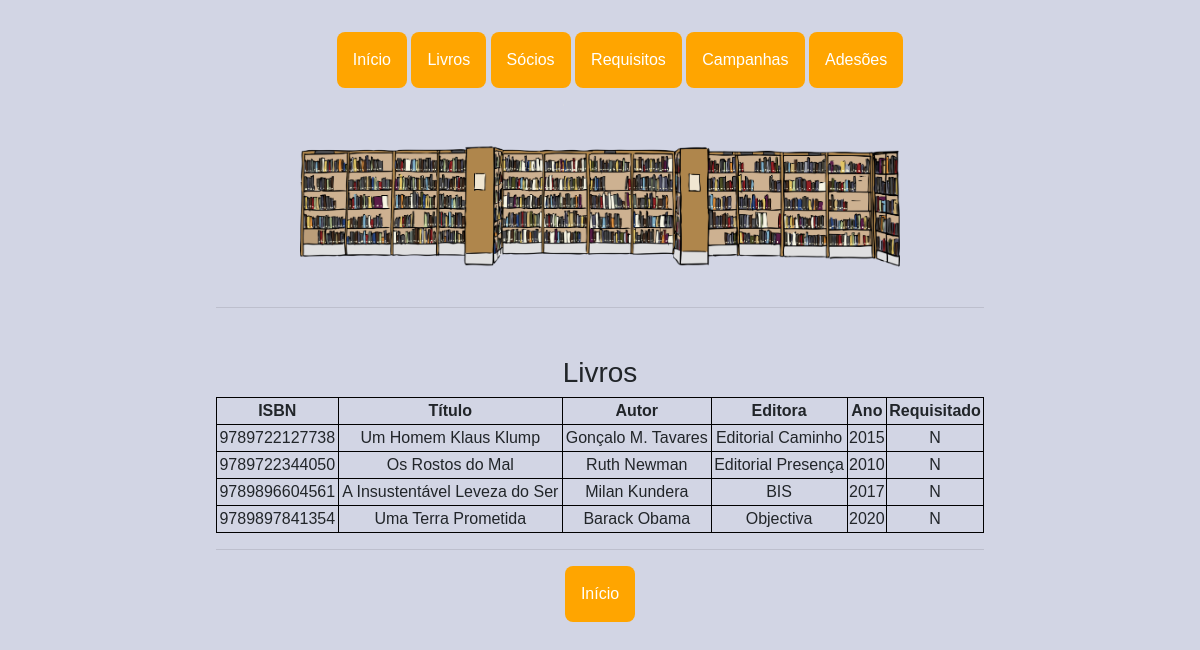
The page /ver_livros on the database as committed earlier.
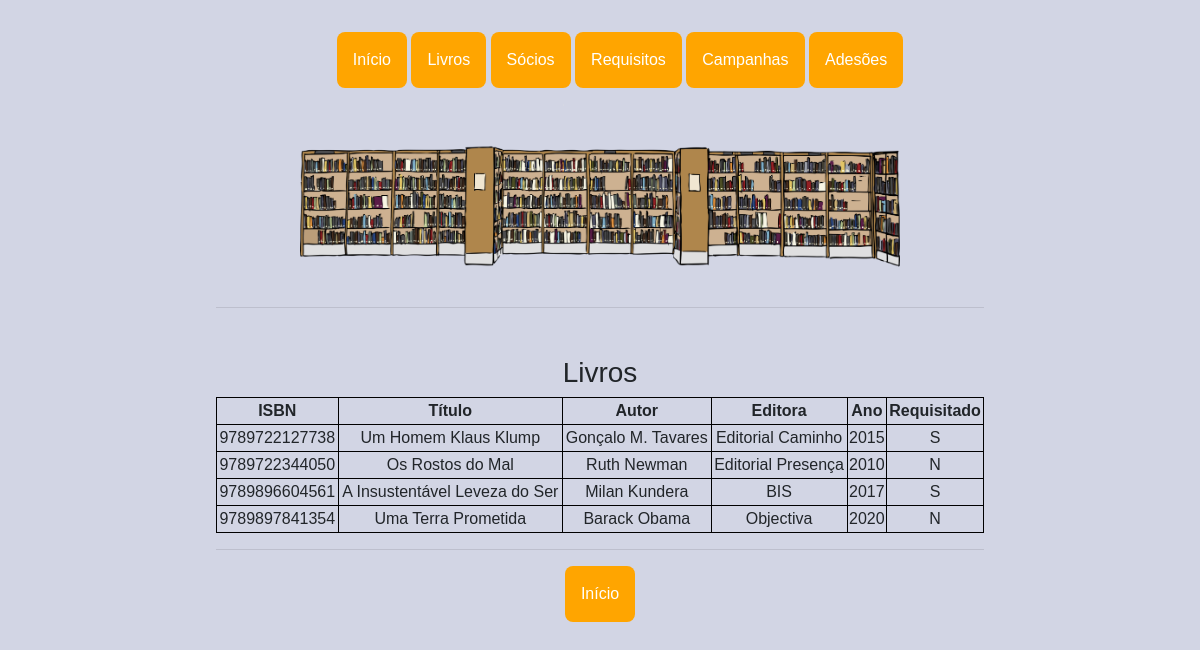
The same page on the database as committed later.
### app.py (models this page shows)
class Livro(db.Model):
    __tablename__ = 'livro'
    ISBN = db.Column(db.Integer, primary_key=True)
    titulo = db.Column(db.String(150))
    autor = db.Column(db.String(70))
    editora = db.Column(db.String(70))
    ano = db.Column(db.Integer)
    requisitado = db.Column(db.String(1), default='N')

### app.py (the view)
@app.route('/ver_livros', methods=['GET'])
def ver_livros():
    livros = Livro.query.all()
    return render_template('ver_livros.html', livros=livros)

### templates/ver_livros.html
{% extends "base.html"%} {%block title %}Livros - Biblioteca{%endblock%} {%block pic %}<img class="bgpic" src="{{ url_for('static', filename = 'imgs/lib.png') }}" alt="logo" />{%endblock%} {%block content%}
<h3>Livros</h3>
<table style="width:100%" class="pure-table pure-table-horizontal">
    <tr>
        <th>ISBN</th>
        <th>Título </th>
        <th>Autor</th>
        <th>Editora</th>
        <th>Ano</th>
        <th>Requisitado</th>
    </tr>
    {% for livro in livros %}
    <tr>
        <td>{{livro.ISBN}}</td>
        <td>{{livro.titulo}}</td>
        <td>{{livro.autor}}</td>
        <td>{{livro.editora}}</td>
        <td>{{livro.ano}}</td>
        <td>{{livro.requisitado}}</td>
        {% endfor %}
</table>
<hr />
<div class="dropdown">
    <li><a href="/"><button class="dropbtn botoes ">Início</button></a>
    </li>
</div>
{%endblock%}

Rows that differ between the two databases and show on the page:
changed Livro "Um Homem Klaus Klump": requisitado "N" → "S"
changed Livro "A Insustentável Leveza do Ser": requisitado "N" → "S"
